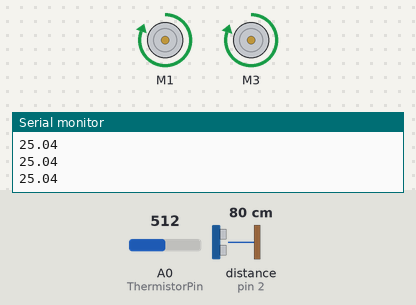
Bench run of a sketch on a simulated Arduino Uno, built with avr-gcc and run on an emulated ATmega328P. Parts: 2 × DC motor (green arrow = forward, orange = backward, longer = faster), the last lines printed to the serial monitor. Wiring (inferred from the names in the program): ultrasonic range finder: trigger pin 3; echo pin 2. The inputs (shaded band) are chosen by the test bench; at power-on: A0 (ThermistorPin) = 512, distance to the obstacle (sensor on pin 2) 80 cm. The echo pulse lasts 58.3 µs per cm.

Above: at 1.2 s.
1.3 s: A0 (ThermistorPin) set to 657
2.8 s: A0 (ThermistorPin) set to 685
At 3.3 s:
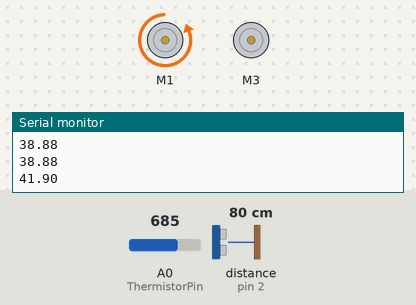
4.3 s: A0 (ThermistorPin) set to 511
At 5.5 s:
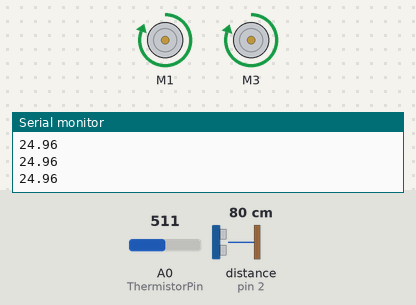
5.8 s: distance to the obstacle (sensor on pin 2) set to 2 cm
At 6.8 s:
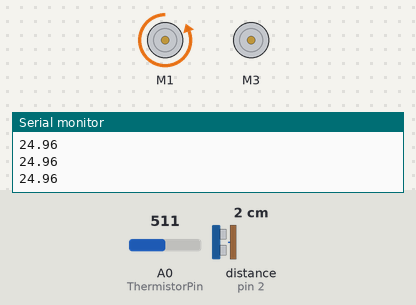
7.3 s: distance to the obstacle (sensor on pin 2) set to 18 cm
At 7.8 s:
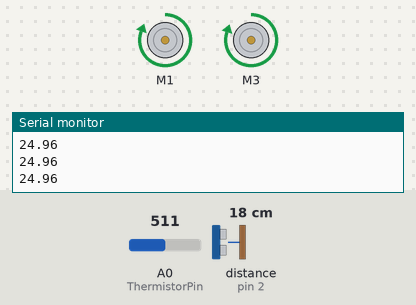
Timing chart, 0 to 9.8 s (numbered marks = the images above; inputs shaded):
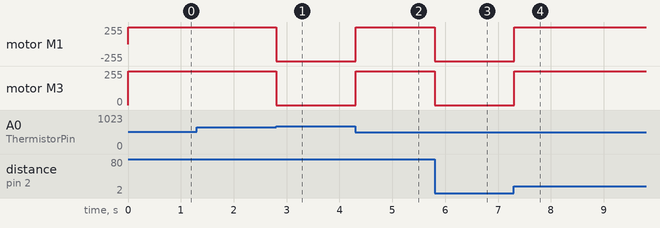

Measured:
- the behaviour switches between 667 and 668 on A0 (ThermistorPin) (found by bisection; images 0 and 1)
- after the input at 2.8 s, motor M1: forward 255/255 → backward 255/255 at once; motor M3: forward 253/255 → stopped at once
- after the input at 4.3 s, motor M1: backward 255/255 → forward 255/255 at once; motor M3: stopped → forward 253/255 at once
- after the input at 5.8 s, motor M1: forward 255/255 → backward 255/255 at once; motor M3: forward 253/255 → stopped at once
- after the input at 7.3 s, motor M1: backward 255/255 → forward 255/255 at once; motor M3: stopped → forward 253/255 at once

The sketch:

Collision_and_heat_avoidance_vehicle.ino
```cpp
#include <AFMotor.h>

#define echoPin 2 // attach pin D2 Arduino to pin Echo of HC-SR04
#define trigPin 3 //attach pin D3 Arduino to pin Trig of HC-SR04
int ThermistorPin = A0;
int Vo;
double R1 = 10000; // value of R1 on board
double logR2, R2, T;
double c1 = 0.001129148, c2 = 0.000234125, c3 = 0.0000000876741; //steinhart-hart coefficients for thermistor

AF_DCMotor leftm(1);
AF_DCMotor rightm(3);

// defines variables
long duration; // variable for the duration of sound wave travel
int distance; // variable for the distance measurement

void setup() {
   //Set initial speed of the motor & stop
   leftm.setSpeed(255);
   leftm.run(RELEASE);
   rightm.setSpeed(255);
   rightm.run(RELEASE);
   pinMode(trigPin, OUTPUT); // Sets the trigPin as an OUTPUT
   pinMode(echoPin, INPUT); // Sets the echoPin as an INPUT
   Serial.begin(9600); // Serial Communication is starting with 9600 of baudrate speed
   Serial.println("Ultrasonic Sensor HC-SR04 Test"); // print some text in Serial Monitor
   Serial.println("with Arduino UNO R3");
}
void loop() {
   int thresh = 40;
   Serial.println(temp());
   if (temp() <= thresh) {
      f: if (dist() > 10) {
         forward();
      }
      else {
         stopmot();
         while (dist() < 10)
            left();
         goto f;
      }
   }
   else {
      stopmot();
      while (temp() > thresh)
         left();
   }
}
void stopmot() {
   leftm.run(RELEASE);
   rightm.run(RELEASE);
}
void forward() {
   leftm.run(FORWARD);
   rightm.run(FORWARD);
   leftm.setSpeed(255);
   rightm.setSpeed(253);
}
void left() {
   leftm.run(BACKWARD);
   leftm.setSpeed(255);
   rightm.setSpeed(252);
}
double temp() {
   Vo = analogRead(ThermistorPin);
   R2 = R1 * (1023.0 / (float) Vo - 1.0); //calculate resistance on thermistor
   logR2 = log(R2);
   T = (1.0 / (c1 + c2 * logR2 + c3 * logR2 * logR2 * logR2)); // temperature in Kelvin
   T = T - 273.15; //convert Kelvin to Celsius
   // T = (T * 9.0)/ 5.0 + 32.0; //convert Celcius to Farenheit
   return T;
}
int dist() {
   // Clears the trigPin condition
   digitalWrite(trigPin, LOW);
   delayMicroseconds(2);
   // Sets the trigPin HIGH (ACTIVE) for 10 microseconds
   digitalWrite(trigPin, HIGH);
   delayMicroseconds(10);
   digitalWrite(trigPin, LOW);
   // Reads the echoPin, returns the sound wave travel time in microseconds
   duration = pulseIn(echoPin, HIGH);
   // Calculating the distance
   distance = duration * 0.034 / 2; // Speed of sound wave divided by 2 (go and back)
   // Displays the distance on the Serial Monitor
   return distance;
}
```
